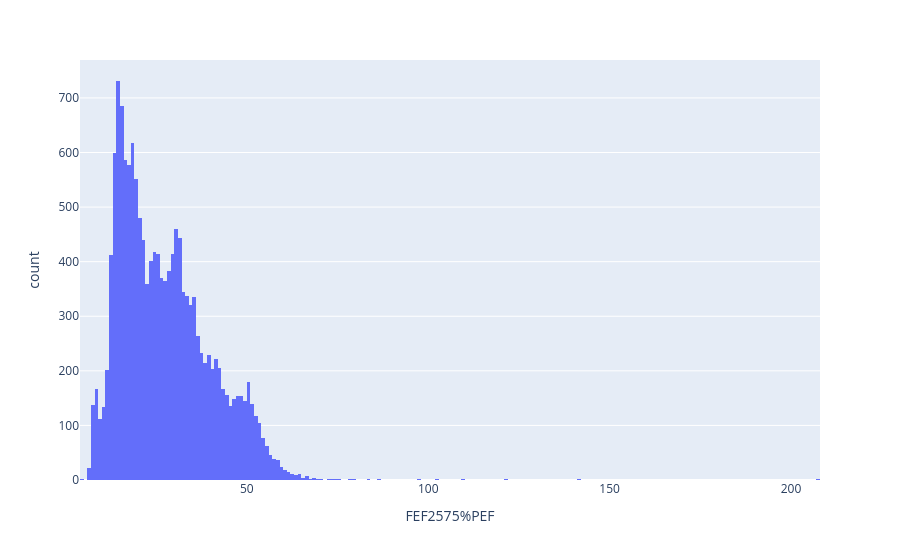

Source (notebook cell):
### Markdown cell above
## PEF, FEF2575 data quality

### Code cell
# Using plotly create histogram of fef2575%pef
fig = px.histogram(df, x="FEF2575%PEF")
fig.show()

### Figure 1 — Plotly figure (JSON) as saved in the notebook; plotly's stock layout.template omitted (floating-point values rounded to 4 significant figures; data arrays with more than 128 entries replaced by an {"elided": "..."} marker saying what was removed)
{"data": [{"alignmentgroup": "True", "bingroup": "x", "hovertemplate": "FEF2575%PEF=%{x}<br>count=%{y}<extra></extra>", "legendgroup": "", "marker": {"color": "#636efa", "pattern": {"shape": ""}}, "name": "", "offsetgroup": "", "orientation": "v", "showlegend": false, "type": "histogram", "x": {"elided": "15368 float values"}, "xaxis": "x", "yaxis": "y"}], "layout": {"barmode": "relative", "legend": {"tracegroupgap": 0}, "margin": {"t": 60}, "xaxis": {"anchor": "y", "domain": [0, 1], "title": {"text": "FEF2575%PEF"}}, "yaxis": {"anchor": "x", "domain": [0, 1], "title": {"text": "count"}}}}
